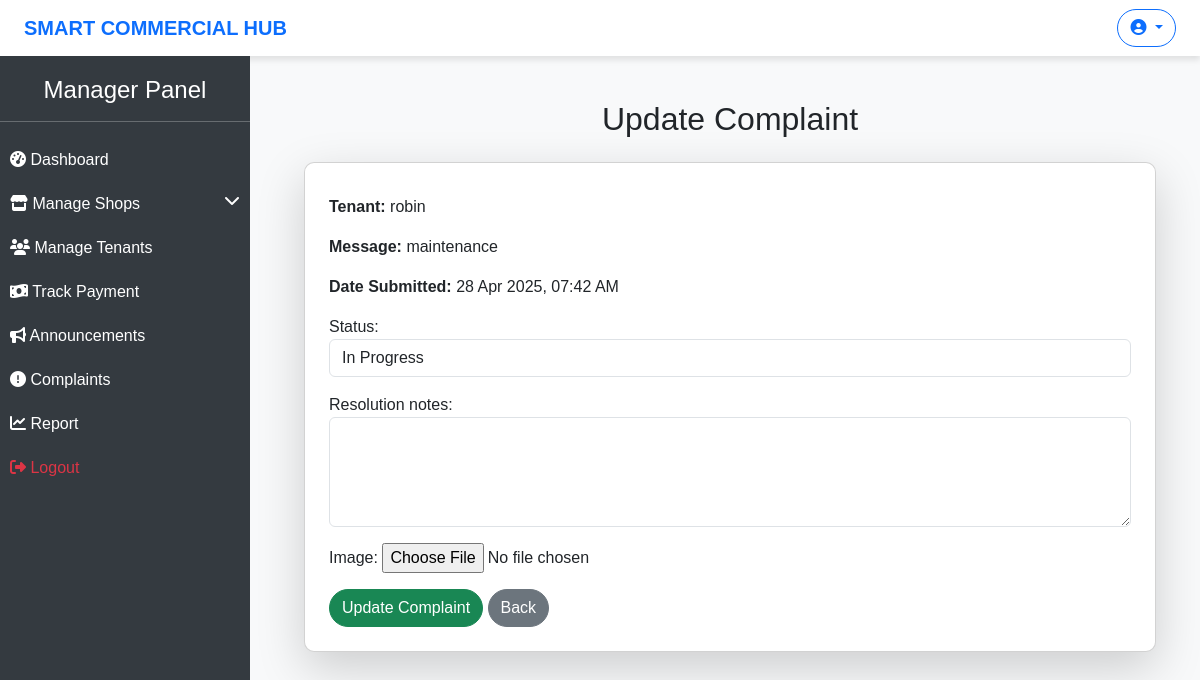
The page /update-complaint/9/ on the database its author committed.
### hub/models.py (models this page shows, shortened)
class Complaint(models.Model):
    id = models.AutoField(primary_key=True)
    shop = models.ForeignKey(AllocatedShop,on_delete=models.CASCADE,related_name='allocat_shops')
    category = models.CharField(max_length=25,choices=CATEGORY_CHOICES)
    description = models.TextField()
    status = models.CharField(max_length=15, choices=STATUS_CHOICES, default='pending')
    priority = models.CharField(max_length=10, choices=PRIORITY_CHOICES, default='medium')
    created_at = models.DateTimeField(auto_now_add=True)
    resolved_at = models.DateTimeField(null=True, blank=True)
    image = models.ImageField(upload_to='resolved_images/', null=True, blank=True)
    resolved_by = models.ForeignKey(User, on_delete=models.SET_NULL, null=True, blank=True, related_name='resolved_complaints')
    resolution_notes = models.TextField(blank=True, null=True)

class AllocatedShop(models.Model):
    id = models.AutoField(primary_key=True)
    shop_id = models.ForeignKey(Shop,on_delete=models.CASCADE,related_name='shops')
    tenant_id = models.ForeignKey(Tenant,on_delete=models.CASCADE,related_name='tenants')
    lease_start = models.DateField()
    lease_end = models.DateField()
    rent_amount = models.DecimalField(max_digits=7,decimal_places=2)
    security_deposit = models.DecimalField(max_digits=7,decimal_places=2)
    payment_status = models.CharField(max_length=15,choices=PAYMENT_STATUS)
    status = models.CharField(max_length=10,choices=STATUS_CHOICES)
    agreement_document = models.FileField(upload_to='agreement/', null=True, blank=True)
    created_at = models.DateTimeField(auto_now_add=True)
    updated_at = models.DateTimeField(auto_now_add=True)

class Tenant(models.Model):
    id = models.AutoField(primary_key=True)
    tenant = models.OneToOneField(User, on_delete=models.CASCADE)
    phone = models.CharField(max_length=12)
    address = models.CharField(max_length=255)
    id_proof = models.FileField(upload_to='id_proof/',null=True,blank=True)
    image = models.ImageField(upload_to='tenant_images/', null=True, blank=True)
    created_at = models.DateTimeField(auto_now_add=True)
    updated_at = models.DateTimeField(auto_now=True)

### hub/views.py (the view)
# urls.py: path("update-complaint/<int:complaint_id>/", update_complaint, name="update_complaint"),
def update_complaint(request, complaint_id):
    complaint = get_object_or_404(Complaint, id=complaint_id)
    tenant_email = complaint.shop.tenant_id.tenant.email  # ✅ Get tenant's email
    if request.method == "POST":
        form = ComplaintUpdateForm(request.POST, instance=complaint)
        if form.is_valid():
            complaint = form.save(commit=False)
            if complaint.status == "resolved":  # ✅ If the complaint is resolved
                complaint.resolved_at = now()
                complaint.save()
                send_mail(
                    "Your Complaint Has Been Resolved",
                    f"Dear {complaint.shop.tenant_id.tenant.username},\n\n"
                    f"Your complaint (ID: {complaint.id}) has been resolved by the manager.\n"
                    f"If you have any further issues, feel free to reach out.\n\n"
                    f"Best regards,\nCommercial Hub Team",
                    settings.EMAIL_HOST_USER,
                    [tenant_email],
                    fail_silently=False,
                )
                messages.success(request, "Complaint resolved and email sent to the tenant.")
            else:
                complaint.save()
                messages.success(request, "Complaint updated successfully.")
            return redirect("manage_complaints")
    else:
        form = ComplaintUpdateForm(instance=complaint)
    return render(request, "manager/update_complaint.html", {"form": form, "complaint": complaint})

### hub/forms.py
class ComplaintUpdateForm(forms.ModelForm):
    class Meta:
        model = Complaint
        fields = ['status', 'resolution_notes']

### templates/manager/update_complaint.html (shortened to what this page needs)
{% extends "manager/base.html" %}
{% block content %}
<div class="container">
    <h2 class="text-center my-4">Update Complaint</h2>
    <div class="card shadow-lg p-4">
        <p><strong>Tenant:</strong> {{ complaint.shop.tenant_id.tenant.get_full_name }}</p>
        <p><strong>Message:</strong> {{ complaint.category }}</p>
        <p><strong>Date Submitted:</strong> {{ complaint.created_at|date:"d M Y, H:i A" }}</p>
        <form method="post">
            {{ form.as_p }}
            <button type="submit" class="btn btn-success">Update Complaint</button>
            <a href="{% url 'manage_complaints' %}" class="btn btn-secondary">Back</a>
        </form>
    </div>
</div>
{% endblock %}

### templates/manager/base.html (style rules this page uses)
body { font-family: 'Arial', sans-serif; background-color: #f8f9fa; }
.card { border-radius: 10px; transition: transform 0.3s ease-in-out; }
.btn { border-radius: 20px; }

### rows shown on the page
Complaint: shop.tenant_id.tenant.get_full_name "robin", category "maintenance", created_at "28 Apr 2025, 07:42 AM", status "In Progress"
